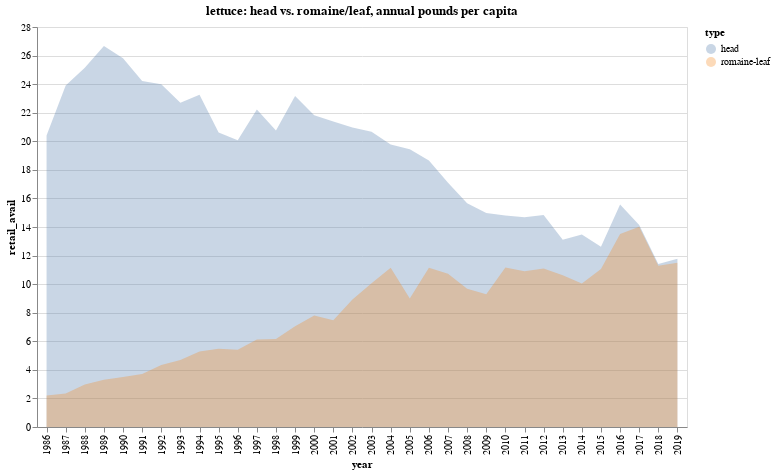

The code cell stored with this chart in its notebook:
### Markdown cell above
### Per-capita availability (proxy for consumption)

### Code cell
alt.Chart(df).mark_area(opacity=0.3).encode(
    x="year:O", y=alt.Y("retail_avail:Q", stack=None), color="type:N"
).properties(
    width=650,
    height=400,
    title="lettuce: head vs. romaine/leaf, annual pounds per capita",
)

### Figure 1 — Vega-Lite specification as saved in the notebook (floating-point values rounded to 4 significant figures)
{"config": {"view": {"continuousWidth": 400, "continuousHeight": 300}}, "data": {"name": "data-bbb7aa83ec02ef429a9794ea2e4ed5ba"}, "mark": {"type": "area", "opacity": 0.3}, "encoding": {"color": {"field": "type", "type": "nominal"}, "x": {"field": "year", "type": "ordinal"}, "y": {"field": "retail_avail", "stack": null, "type": "quantitative"}}, "height": 400, "title": "lettuce: head vs. romaine/leaf, annual pounds per capita", "width": 650, "$schema": "https://vega.github.io/schema/vega-lite/v4.17.0.json", "datasets": {"data-bbb7aa83ec02ef429a9794ea2e4ed5ba": [{"year": 1986, "pop": 240.7, "production": 5829.0, "imports": 20.8, "total_supply": 5850.0, "exports": 553.6, "total": 5279.0, "farm_avail": 21.94, "retail_avail": 20.4, "type": "head"}, {"year": 1987, "pop": 242.8, "production": 6788.0, "imports": 18.3, "total_supply": 6806.0, "exports": 542.5, "total": 6242.0, "farm_avail": 25.71, "retail_avail": 23.91, "type": "head"}, {"year": 1988, "pop": 245.0, "production": 7050.0, "imports": 37.4, "total_supply": 7088.0, "exports": 431.3, "total": 6625.0, "farm_avail": 27.04, "retail_avail": 25.15, "type": "head"}, {"year": 1989, "pop": 247.3, "production": 7523.0, "imports": 35.6, "total_supply": 7559.0, "exports": 463.6, "total": 7095.0, "farm_avail": 28.69, "retail_avail": 26.68, "type": "head"}, {"year": 1990, "pop": 250.1, "production": 7320.0, "imports": 17.2, "total_supply": 7337.0, "exports": 396.9, "total": 6940.0, "farm_avail": 27.75, "retail_avail": 25.8, "type": "head"}, {"year": 1991, "pop": 253.5, "production": 7078.0, "imports": 21.1, "total_supply": 7099.0, "exports": 496.7, "total": 6602.0, "farm_avail": 26.04, "retail_avail": 24.22, "type": "head"}, {"year": 1992, "pop": 256.9, "production": 7081.0, "imports": 21.2, "total_supply": 7102.0, "exports": 476.8, "total": 6625.0, "farm_avail": 25.79, "retail_avail": 23.99, "type": "head"}, {"year": 1993, "pop": 260.3, "production": 6781.0, "imports": 32.7, "total_supply": 6814.0, "exports": 463.6, "total": 6350.0, "farm_avail": 24.4, "retail_avail": 22.69, "type": "head"}, {"year": 1994, "pop": 263.4, "production": 7006.0, "imports": 20.6, "total_supply": 7026.0, "exports": 438.8, "total": 6588.0, "farm_avail": 25.01, "retail_avail": 23.26, "type": "head"}, {"year": 1995, "pop": 266.6, "production": 6235.0, "imports": 51.8, "total_supply": 6287.0, "exports": 377.9, "total": 5909.0, "farm_avail": 22.17, "retail_avail": 20.62, "type": "head"}, {"year": 1996, "pop": 269.7, "production": 6207.0, "imports": 28.3, "total_supply": 6236.0, "exports": 417.5, "total": 5818.0, "farm_avail": 21.57, "retail_avail": 20.06, "type": "head"}, {"year": 1997, "pop": 272.9, "production": 6879.0, "imports": 39.3, "total_supply": 6919.0, "exports": 395.7, "total": 6523.0, "farm_avail": 23.9, "retail_avail": 22.23, "type": "head"}, {"year": 1998, "pop": 276.1, "production": 6546.0, "imports": 22.9, "total_supply": 6569.0, "exports": 404.7, "total": 6164.0, "farm_avail": 22.32, "retail_avail": 20.76, "type": "head"}, {"year": 1999, "pop": 279.3, "production": 7318.0, "imports": 28.9, "total_supply": 7347.0, "exports": 390.0, "total": 6957.0, "farm_avail": 24.91, "retail_avail": 23.17, "type": "head"}, {"year": 2000, "pop": 282.4, "production": 6967.0, "imports": 31.87, "total_supply": 6999.0, "exports": 374.2, "total": 6625.0, "farm_avail": 23.46, "retail_avail": 21.82, "type": "head"}, {"year": 2001, "pop": 285.3, "production": 6892.0, "imports": 45.8, "total_supply": 6937.0, "exports": 378.8, "total": 6559.0, "farm_avail": 22.99, "retail_avail": 21.38, "type": "head"}, {"year": 2002, "pop": 288.1, "production": 6814.0, "imports": 106.6, "total_supply": 6921.0, "exports": 425.9, "total": 6495.0, "farm_avail": 22.54, "retail_avail": 20.96, "type": "head"}, {"year": 2003, "pop": 290.8, "production": 6825.0, "imports": 94.14, "total_supply": 6919.0, "exports": 453.6, "total": 6465.0, "farm_avail": 22.23, "retail_avail": 20.68, "type": "head"}, {"year": 2004, "pop": 293.5, "production": 6623.0, "imports": 92.02, "total_supply": 6715.0, "exports": 476.4, "total": 6238.0, "farm_avail": 21.26, "retail_avail": 19.77, "type": "head"}, {"year": 2005, "pop": 296.2, "production": 6525.0, "imports": 119.0, "total_supply": 6644.0, "exports": 450.1, "total": 6194.0, "farm_avail": 20.91, "retail_avail": 19.45, "type": "head"}, {"year": 2006, "pop": 299.0, "production": 6249.0, "imports": 110.5, "total_supply": 6360.0, "exports": 363.9, "total": 5996.0, "farm_avail": 20.05, "retail_avail": 18.65, "type": "head"}, {"year": 2007, "pop": 302.0, "production": 5747.0, "imports": 155.3, "total_supply": 5903.0, "exports": 353.2, "total": 5550.0, "farm_avail": 18.38, "retail_avail": 17.09, "type": "head"}, {"year": 2008, "pop": 304.8, "production": 5295.0, "imports": 178.9, "total_supply": 5474.0, "exports": 338.4, "total": 5136.0, "farm_avail": 16.85, "retail_avail": 15.67, "type": "head"}, {"year": 2009, "pop": 307.4, "production": 5018.0, "imports": 196.1, "total_supply": 5214.0, "exports": 262.4, "total": 4952.0, "farm_avail": 16.11, "retail_avail": 14.98, "type": "head"}, {"year": 2010, "pop": 309.7, "production": 5012.0, "imports": 220.3, "total_supply": 5232.0, "exports": 299.2, "total": 4933.0, "farm_avail": 15.93, "retail_avail": 14.81, "type": "head"}, {"year": 2011, "pop": 312.0, "production": 4966.0, "imports": 257.4, "total_supply": 5224.0, "exports": 296.4, "total": 4927.0, "farm_avail": 15.79, "retail_avail": 14.69, "type": "head"}, {"year": 2012, "pop": 314.2, "production": 5098.0, "imports": 223.7, "total_supply": 5321.0, "exports": 310.6, "total": 5011.0, "farm_avail": 15.95, "retail_avail": 14.83, "type": "head"}, {"year": 2013, "pop": 316.3, "production": 4515.0, "imports": 236.4, "total_supply": 4751.0, "exports": 292.7, "total": 4459.0, "farm_avail": 14.1, "retail_avail": 13.11, "type": "head"}, {"year": 2014, "pop": 318.6, "production": 4592.0, "imports": 292.5, "total_supply": 4884.0, "exports": 268.3, "total": 4616.0, "farm_avail": 14.49, "retail_avail": 13.48, "type": "head"}, {"year": 2015, "pop": 320.9, "production": 4311.0, "imports": 302.8, "total_supply": 4614.0, "exports": 260.9, "total": 4353.0, "farm_avail": 13.57, "retail_avail": 12.62, "type": "head"}, {"year": 2016, "pop": 323.2, "production": 5384.0, "imports": 295.5, "total_supply": 5680.0, "exports": 269.2, "total": 5410.0, "farm_avail": 16.74, "retail_avail": 15.57, "type": "head"}, {"year": 2017, "pop": 325.2, "production": 4940.0, "imports": 266.8, "total_supply": 5206.0, "exports": 259.9, "total": 4946.0, "farm_avail": 15.21, "retail_avail": 14.15, "type": "head"}, {"year": 2018, "pop": 326.9, "production": 4056.0, "imports": 211.6, "total_supply": 4268.0, "exports": 258.3, "total": 4009.0, "farm_avail": 12.26, "retail_avail": 11.41, "type": "head"}, {"year": 2019, "pop": 328.5, "production": 4145.0, "imports": 260.3, "total_supply": 4405.0, "exports": 243.5, "total": 4161.0, "farm_avail": 12.67, "retail_avail": 11.78, "type": "head"}, {"year": 1986, "pop": 240.7, "production": 571.2, "imports": 0.0, "total_supply": 571.2, "exports": 0.0, "total": 571.2, "farm_avail": 2.374, "retail_avail": 2.207, "type": "romaine-leaf"}, {"year": 1987, "pop": 242.8, "production": 613.0, "imports": 0.0, "total_supply": 613.0, "exports": 0.0, "total": 613.0, "farm_avail": 2.525, "retail_avail": 2.348, "type": "romaine-leaf"}, {"year": 1988, "pop": 245.0, "production": 784.2, "imports": 0.0, "total_supply": 784.2, "exports": 0.0, "total": 784.2, "farm_avail": 3.201, "retail_avail": 2.977, "type": "romaine-leaf"}, {"year": 1989, "pop": 247.3, "production": 915.8, "imports": 23.5, "total_supply": 939.3, "exports": 57.9, "total": 881.4, "farm_avail": 3.563, "retail_avail": 3.314, "type": "romaine-leaf"}, {"year": 1990, "pop": 250.1, "production": 1062.0, "imports": 12.1, "total_supply": 1074.0, "exports": 130.6, "total": 943.1, "farm_avail": 3.77, "retail_avail": 3.506, "type": "romaine-leaf"}, {"year": 1991, "pop": 253.5, "production": 1158.0, "imports": 8.3, "total_supply": 1166.0, "exports": 152.7, "total": 1013.0, "farm_avail": 3.997, "retail_avail": 3.717, "type": "romaine-leaf"}, {"year": 1992, "pop": 256.9, "production": 1389.0, "imports": 5.9, "total_supply": 1395.0, "exports": 195.0, "total": 1200.0, "farm_avail": 4.67, "retail_avail": 4.343, "type": "romaine-leaf"}, {"year": 1993, "pop": 260.3, "production": 1536.0, "imports": 6.8, "total_supply": 1542.0, "exports": 230.2, "total": 1312.0, "farm_avail": 5.042, "retail_avail": 4.689, "type": "romaine-leaf"}, {"year": 1994, "pop": 263.4, "production": 1710.0, "imports": 8.9, "total_supply": 1719.0, "exports": 223.1, "total": 1496.0, "farm_avail": 5.678, "retail_avail": 5.281, "type": "romaine-leaf"}, {"year": 1995, "pop": 266.6, "production": 1787.0, "imports": 11.7, "total_supply": 1799.0, "exports": 227.9, "total": 1571.0, "farm_avail": 5.895, "retail_avail": 5.482, "type": "romaine-leaf"}, {"year": 1996, "pop": 269.7, "production": 1776.0, "imports": 16.57, "total_supply": 1792.0, "exports": 223.4, "total": 1569.0, "farm_avail": 5.818, "retail_avail": 5.41, "type": "romaine-leaf"}, {"year": 1997, "pop": 272.9, "production": 2024.0, "imports": 28.61, "total_supply": 2053.0, "exports": 253.3, "total": 1800.0, "farm_avail": 6.595, "retail_avail": 6.133, "type": "romaine-leaf"}, {"year": 1998, "pop": 276.1, "production": 2077.0, "imports": 31.98, "total_supply": 2109.0, "exports": 282.3, "total": 1826.0, "farm_avail": 6.615, "retail_avail": 6.152, "type": "romaine-leaf"}, {"year": 1999, "pop": 279.3, "production": 2393.0, "imports": 28.41, "total_supply": 2422.0, "exports": 301.2, "total": 2120.0, "farm_avail": 7.592, "retail_avail": 7.06, "type": "romaine-leaf"}, {"year": 2000, "pop": 282.4, "production": 2702.0, "imports": 32.76, "total_supply": 2735.0, "exports": 367.4, "total": 2368.0, "farm_avail": 8.385, "retail_avail": 7.798, "type": "romaine-leaf"}, {"year": 2001, "pop": 285.3, "production": 2646.0, "imports": 34.59, "total_supply": 2681.0, "exports": 390.4, "total": 2290.0, "farm_avail": 8.027, "retail_avail": 7.465, "type": "romaine-leaf"}, {"year": 2002, "pop": 288.1, "production": 3197.0, "imports": 33.66, "total_supply": 3231.0, "exports": 467.0, "total": 2764.0, "farm_avail": 9.594, "retail_avail": 8.922, "type": "romaine-leaf"}, {"year": 2003, "pop": 290.8, "production": 3547.0, "imports": 33.14, "total_supply": 3580.0, "exports": 433.6, "total": 3147.0, "farm_avail": 10.82, "retail_avail": 10.06, "type": "romaine-leaf"}, {"year": 2004, "pop": 293.5, "production": 3971.0, "imports": 35.17, "total_supply": 4006.0, "exports": 489.8, "total": 3517.0, "farm_avail": 11.98, "retail_avail": 11.14, "type": "romaine-leaf"}, {"year": 2005, "pop": 296.2, "production": 3297.0, "imports": 51.91, "total_supply": 3349.0, "exports": 486.3, "total": 2863.0, "farm_avail": 9.666, "retail_avail": 8.989, "type": "romaine-leaf"}, {"year": 2006, "pop": 299.0, "production": 3982.0, "imports": 61.3, "total_supply": 4043.0, "exports": 461.0, "total": 3582.0, "farm_avail": 11.98, "retail_avail": 11.14, "type": "romaine-leaf"}, {"year": 2007, "pop": 302.0, "production": 3865.0, "imports": 74.4, "total_supply": 3939.0, "exports": 453.4, "total": 3486.0, "farm_avail": 11.54, "retail_avail": 10.73, "type": "romaine-leaf"}, {"year": 2008, "pop": 304.8, "production": 3556.0, "imports": 82.56, "total_supply": 3638.0, "exports": 466.1, "total": 3172.0, "farm_avail": 10.41, "retail_avail": 9.678, "type": "romaine-leaf"}, {"year": 2009, "pop": 307.4, "production": 3420.0, "imports": 95.61, "total_supply": 3516.0, "exports": 442.5, "total": 3073.0, "farm_avail": 9.996, "retail_avail": 9.296, "type": "romaine-leaf"}, {"year": 2010, "pop": 309.7, "production": 4039.0, "imports": 103.3, "total_supply": 4143.0, "exports": 422.3, "total": 3720.0, "farm_avail": 12.01, "retail_avail": 11.17, "type": "romaine-leaf"}, {"year": 2011, "pop": 312.0, "production": 4008.0, "imports": 115.4, "total_supply": 4124.0, "exports": 463.7, "total": 3660.0, "farm_avail": 11.73, "retail_avail": 10.91, "type": "romaine-leaf"}, {"year": 2012, "pop": 314.2, "production": 4108.0, "imports": 120.8, "total_supply": 4229.0, "exports": 480.8, "total": 3748.0, "farm_avail": 11.93, "retail_avail": 11.1, "type": "romaine-leaf"}, {"year": 2013, "pop": 316.3, "production": 3927.0, "imports": 169.7, "total_supply": 4097.0, "exports": 482.8, "total": 3614.0, "farm_avail": 11.43, "retail_avail": 10.63, "type": "romaine-leaf"}, {"year": 2014, "pop": 318.6, "production": 3766.0, "imports": 153.9, "total_supply": 3920.0, "exports": 479.7, "total": 3440.0, "farm_avail": 10.8, "retail_avail": 10.04, "type": "romaine-leaf"}, {"year": 2015, "pop": 320.9, "production": 4057.0, "imports": 191.5, "total_supply": 4248.0, "exports": 431.9, "total": 3816.0, "farm_avail": 11.89, "retail_avail": 11.06, "type": "romaine-leaf"}, {"year": 2016, "pop": 323.2, "production": 4938.0, "imports": 185.8, "total_supply": 5124.0, "exports": 427.1, "total": 4697.0, "farm_avail": 14.53, "retail_avail": 13.52, "type": "romaine-leaf"}, {"year": 2017, "pop": 325.2, "production": 4998.0, "imports": 330.4, "total_supply": 5329.0, "exports": 424.1, "total": 4905.0, "farm_avail": 15.08, "retail_avail": 14.03, "type": "romaine-leaf"}, {"year": 2018, "pop": 326.9, "production": 3976.0, "imports": 404.9, "total_supply": 4381.0, "exports": 415.5, "total": 3965.0, "farm_avail": 12.13, "retail_avail": 11.28, "type": "romaine-leaf"}, {"year": 2019, "pop": 328.5, "production": 3968.0, "imports": 529.1, "total_supply": 4497.0, "exports": 438.8, "total": 4058.0, "farm_avail": 12.35, "retail_avail": 11.49, "type": "romaine-leaf"}]}}
